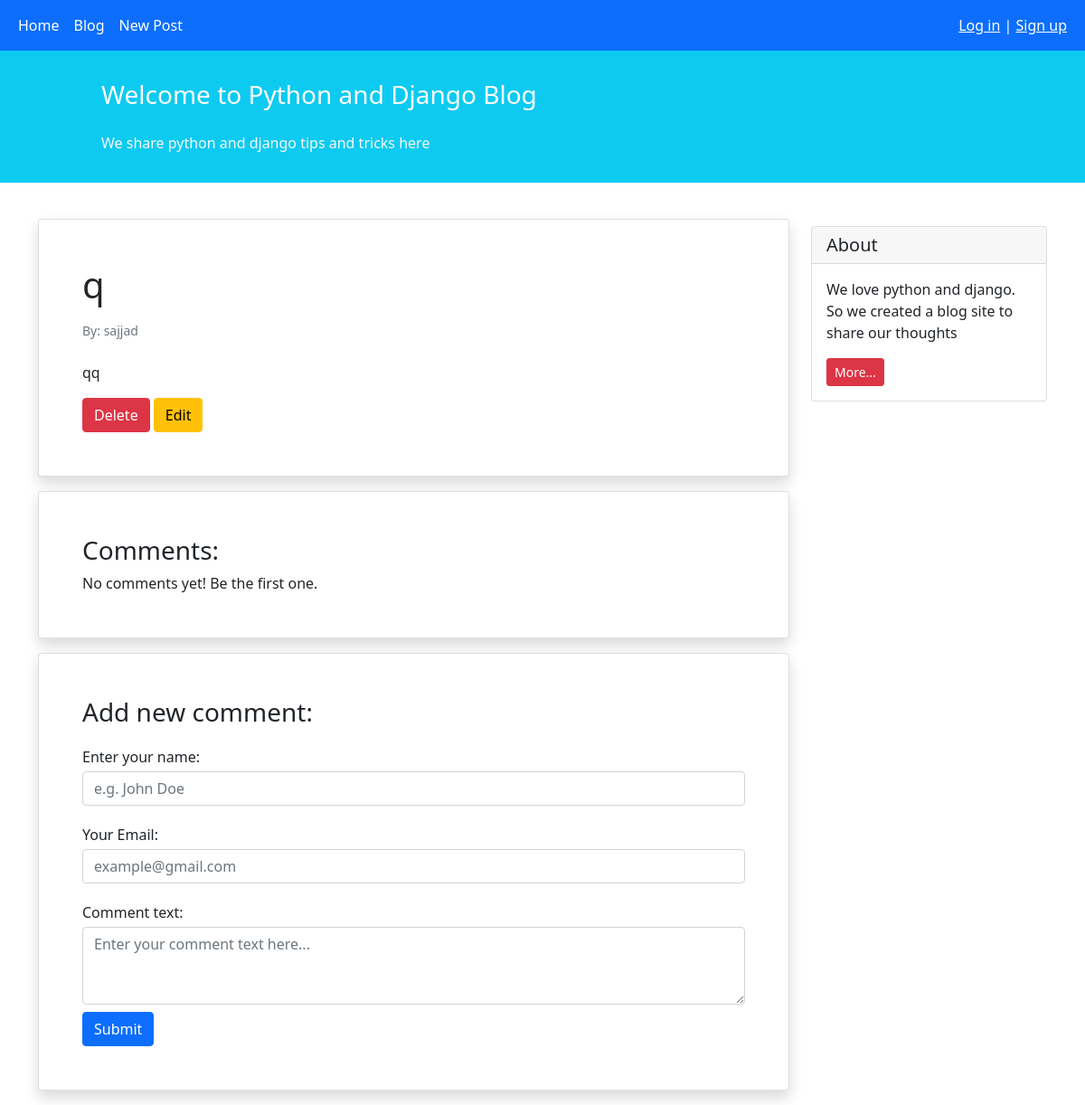
The app's page /blog/4 with its own data.
### blog/models.py (models this page shows, shortened)
class Post(models.Model):
    title = models.CharField(max_length=50)
    text = models.TextField()
    author = models.ForeignKey('auth.user' , on_delete=models.CASCADE)
    date_time_modified = models.DateTimeField(auto_now_add=True)
    date_time_changed = models.DateTimeField(auto_now=True)
    status = models.CharField(max_length=50 , choices=STATUS_CHIOCES)

### blog/views.py (the view)
# urls.py: path('blog/<int:pk>',BlogDetailView.as_view() , name="blog_detail"),
class BlogDetailView(generic.DetailView):
    model = Post
    template_name = 'blog/blog_detail.html'
    context_object_name="post"

### blog/templates/blog/blog_detail.html (shortened to what this page needs)
{%extends '_base.html'%}
{%block content%}
<div class="container mt-4">
    <div class="row">
        <div class="col-9">
            <div class="card shadow my-3 p-5">
                <h1>{{post.title}}</h1>
                <p class="small text-muted mt-2">By: {{post.author}}</p>
                <p class="mt-2">{{post.text}}</p>
                <div>
                <a type="button" class="btn btn-danger" href="{%url 'blog_delete' post.id %}">Delete</a>
                <a type="button" class="btn btn-warning" href="{%url 'blog_update' post.id %}">Edit</a>
                </div>
            </div>
            <div class="card shadow my-3 p-5">
                <h3>Comments:</h3>
                No comments yet! Be the first one.
            </div>
            <div class="card shadow my-3 p-5">
                <h3>Add new comment:</h3>
                <form method="POST">
                    <div class="form-group py-2">
                        <label class="py-1" for="author_name">Enter your name:</label>
                        <input type="text" class="form-control" placeholder="e.g. John Doe" name="author_name">
                    </div>
                    <div class="form-group py-2">
                        <label class="py-1" for="email">Your Email:</label>
                        <input type="email" class="form-control" placeholder="example@gmail.com" name="email">
                    </div>
                    <div class="form-group py-2">
                        <label class="py-1" for="comment_text">Comment text:</label>
                        <textarea class="form-control" name="text" rows="3"
                            placeholder="Enter your comment text here..."></textarea>
                    </div>
                    <button type="submit" class="btn btn-primary">Submit</button>
                </form>
            </div>
        </div>
        <div class="col-3">
            <div class="card my-4">
                <h5 class="card-header">About</h5>
                <div class="card-body">
                    <p class="card-text">We love python and django. So we created a blog site to share our
                        thoughts</p>
                    <a href="#" class="btn btn-sm btn-danger">
                        More...
                    </a>
                </div>
            </div>
        </div>
    </div>
</div>
{%endblock content%}

### records on screen
Post: title "q", author "sajjad", text "qq"
